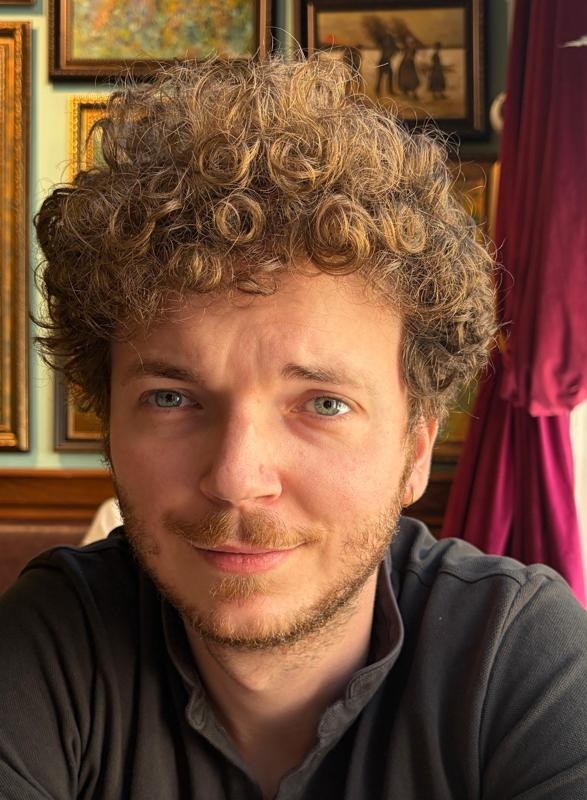
#> input picture .agents/teamwork/teamwork_preview_explorer_survey_2/thumbnails/bust_IMG-20260901-WA0014.jpg, 587 x 800 px, found by its file name
$ python test_grabcut.py
#> lines starting #> are read from the running program, lines starting #| are printed output that depends on the picture; after the words box and inside, x2 and y2 are one past the last pixel; in counts of white or black regions, pixels touching at a corner belong together
import cv2
import numpy as np
from PIL import Image

src_path = r"c:\Users\Thomas Martinez\Documents\GitHub\ConcoursVIE\.agents\teamwork\teamwork_preview_explorer_survey_2\thumbnails\bust_IMG-20260901-WA0014.jpg"
out_path = r"c:\Users\Thomas Martinez\Documents\GitHub\ConcoursVIE\.agents\teamwork\teamwork_preview_explorer_survey_2\thumbnails\test_extracted_alpha.png"

img = cv2.imread(src_path)
#> img is the input picture: shape (800, 587, 3); mean B, G, R 55.5, 76.2, 113.3
h, w = img.shape[:2]
#> h = 800; w = 587

# Initialize mask for GrabCut
mask = np.zeros((h, w), np.uint8)
bgdModel = np.zeros((1, 65), np.float64)
fgdModel = np.zeros((1, 65), np.float64)

# Bounding box containing the person (leaving a 15px border as background)
rect = (15, 15, w - 30, h - 30)
#> rect = (15, 15, 557, 770)

cv2.grabCut(img, mask, rect, bgdModel, fgdModel, 3, cv2.GC_INIT_WITH_RECT)
mask2 = np.where((mask == 2) | (mask == 0), 0, 255).astype('uint8')

# Feather edges slightly
mask_feathered = cv2.GaussianBlur(mask2, (7, 7), 0)
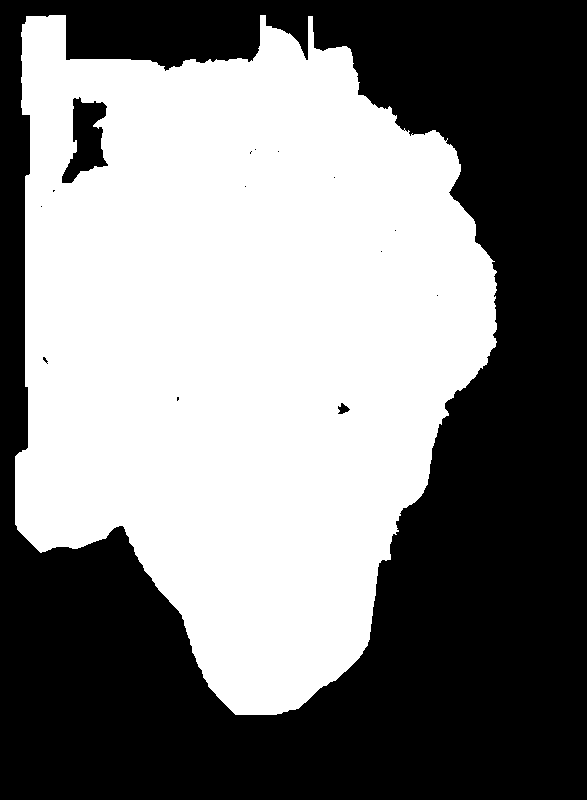
#> mask2: shape (800, 587); 50.2% white; 15 black regions (12 under 20 px), largest, box (x1, y1, x2, y2) and area: (0, 0, 587, 800) 231784, (62, 97, 108, 183) 2179, (338, 403, 350, 414) 76

# Create 4-channel BGRA image
b, g, r = cv2.split(img)
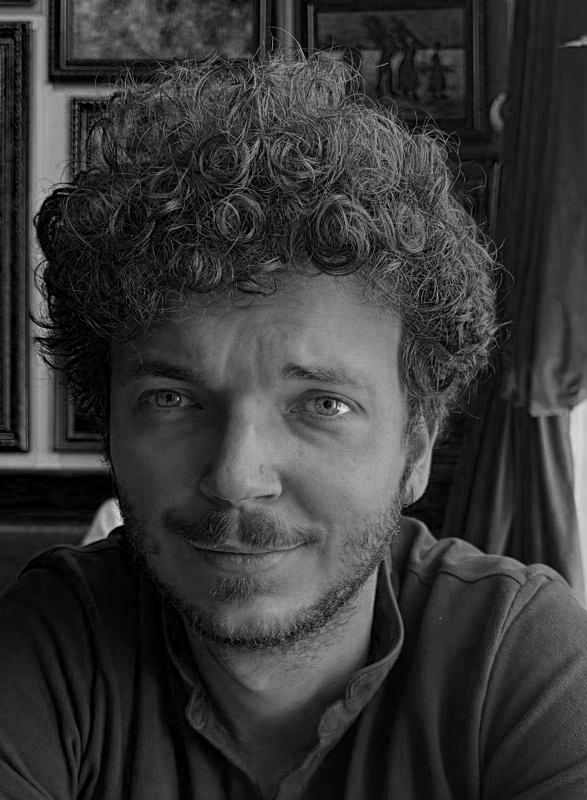
#> b: shape (800, 587); min 0, max 233, mean 55.5
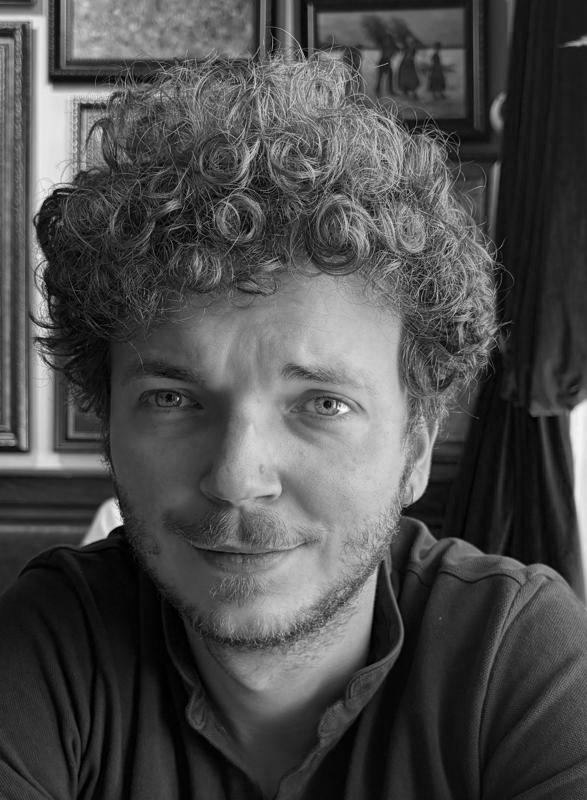
#> g: shape (800, 587); min 0, max 255, mean 76.2
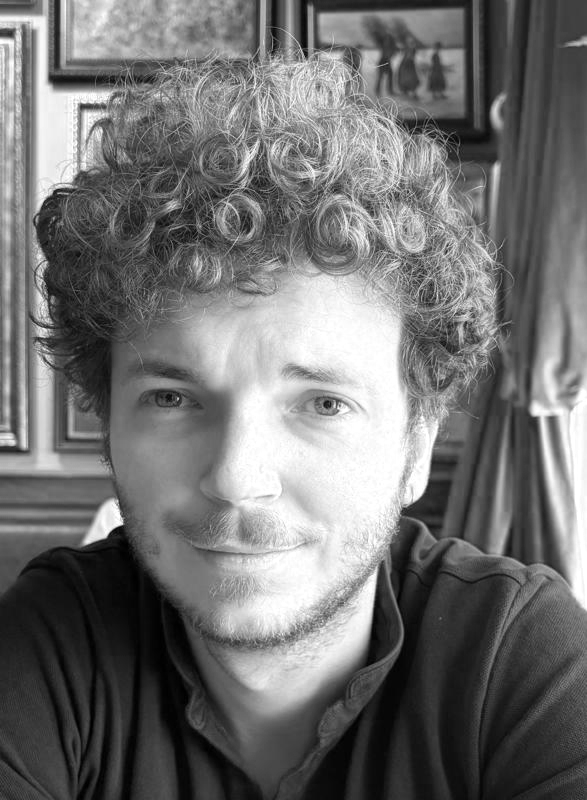
#> r: shape (800, 587); min 0, max 255, mean 113.3
bgra = cv2.merge([b, g, r, mask_feathered])

cv2.imwrite(out_path, bgra)
print(f"Extraction test saved to {out_path}, size={w}x{h}")
#| Extraction test saved to c:\Users\Thomas Martinez\Documents\GitHub\ConcoursVIE\.agents\teamwork\teamwork_preview_explorer_survey_2\thumbnails\test_extracted_alpha.png, size=587x800

$ run again, with .agents/teamwork/teamwork_preview_explorer_survey_2/thumbnails/bust_IMG-20260901-WA0011.jpg copied over .agents/teamwork/teamwork_preview_explorer_survey_2/thumbnails/bust_IMG-20260901-WA0014.jpg
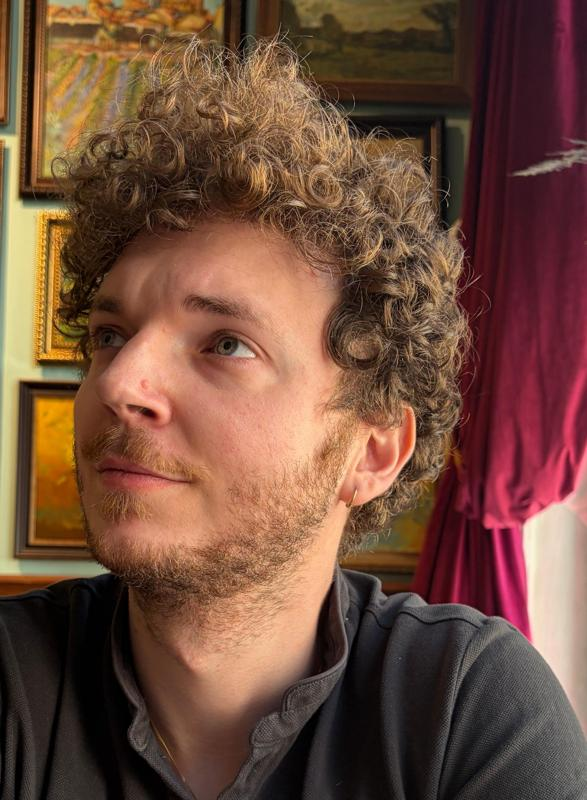
#> input picture .agents/teamwork/teamwork_preview_explorer_survey_2/thumbnails/bust_IMG-20260901-WA0011.jpg, 587 x 800 px, found by its file name
#> img is the input picture: shape (800, 587, 3); mean B, G, R 60.7, 77.7, 114.1
#> `mask_feathered = cv2.GaussianBlur(mask2, (7, 7), 0)`:
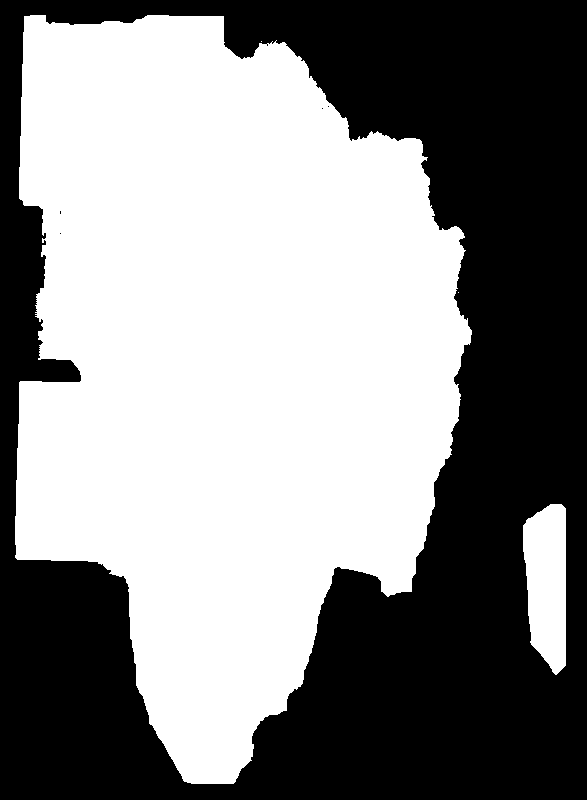
#> mask2: shape (800, 587); 53.4% white; 5 black regions (4 under 20 px), largest, box (x1, y1, x2, y2) and area: (0, 0, 587, 800) 218985
#> `b, g, r = cv2.split(img)`:
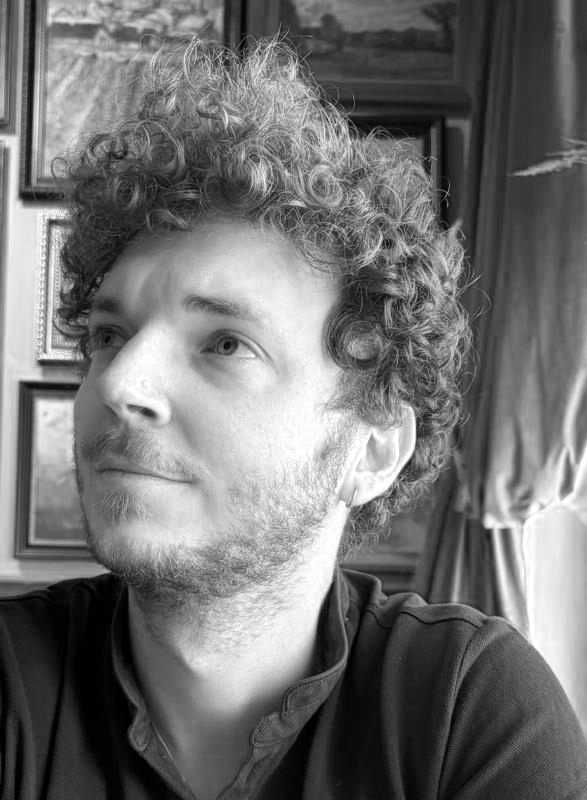
#> r: shape (800, 587); min 0, max 255, mean 114.1
#| Extraction test saved to c:\Users\Thomas Martinez\Documents\GitHub\ConcoursVIE\.agents\teamwork\teamwork_preview_explorer_survey_2\thumbnails\test_extracted_alpha.png, size=587x800

$ run again, with .agents/teamwork/teamwork_preview_explorer_survey_2/thumbnails/bust_IMG-20260901-WA0012.jpg copied over .agents/teamwork/teamwork_preview_explorer_survey_2/thumbnails/bust_IMG-20260901-WA0014.jpg
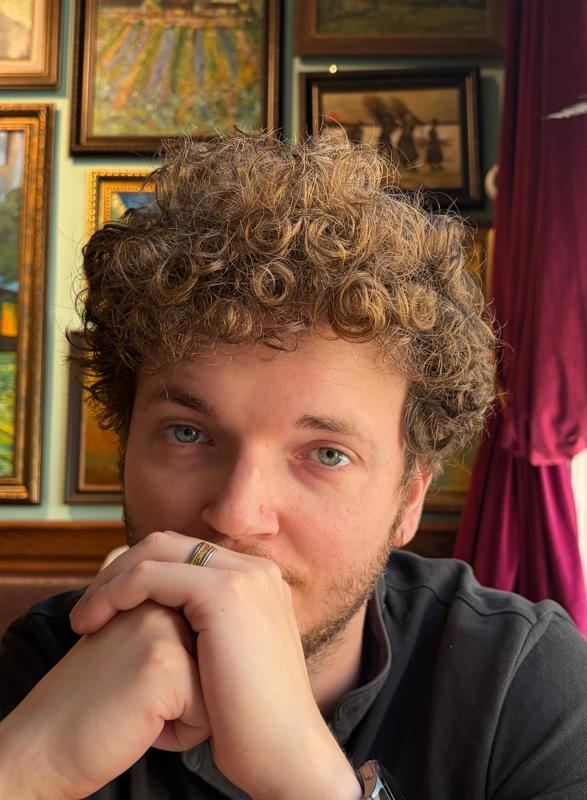
#> input picture .agents/teamwork/teamwork_preview_explorer_survey_2/thumbnails/bust_IMG-20260901-WA0012.jpg, 587 x 800 px, found by its file name
#> img is the input picture: shape (800, 587, 3); mean B, G, R 61.9, 82.1, 118.5
#> `mask_feathered = cv2.GaussianBlur(mask2, (7, 7), 0)`:
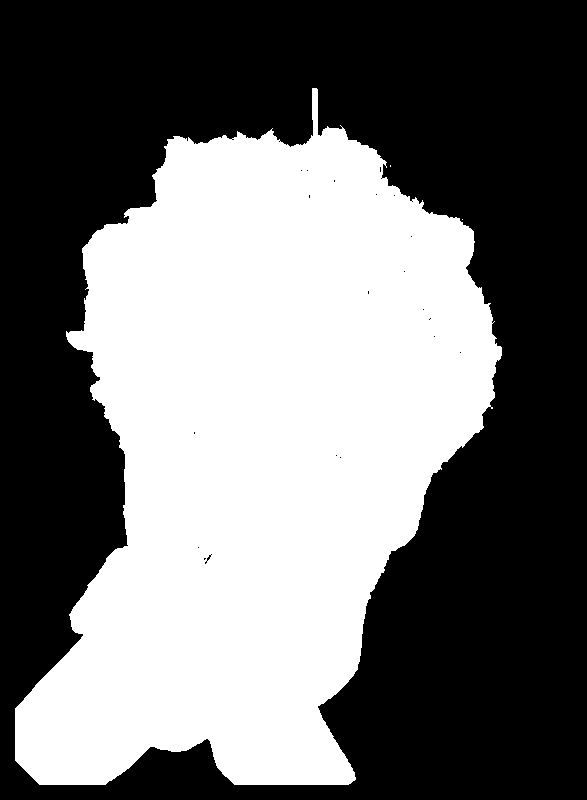
#> mask2: shape (800, 587); 44.3% white; 3 white regions (2 under 20 px), largest, box (x1, y1, x2, y2) and area: (15, 88, 502, 785) 207909
#> `b, g, r = cv2.split(img)`:
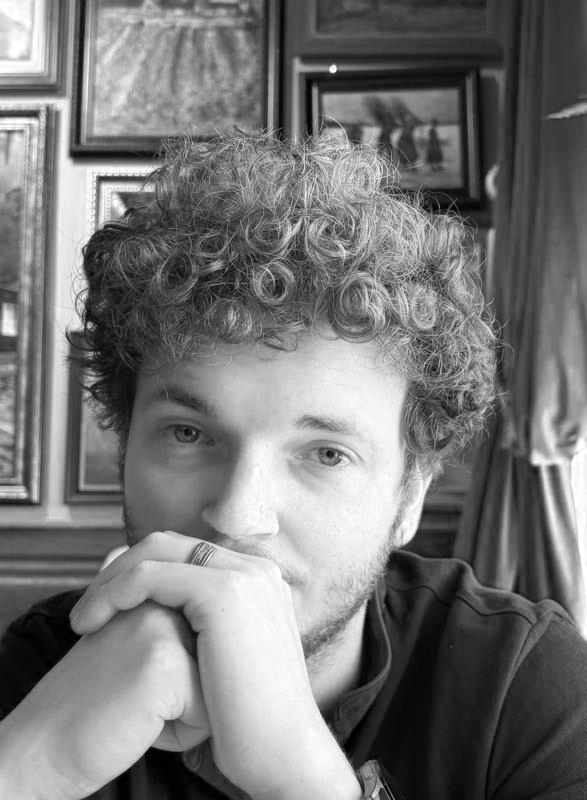
#> r: shape (800, 587); min 0, max 255, mean 118.5
#| Extraction test saved to c:\Users\Thomas Martinez\Documents\GitHub\ConcoursVIE\.agents\teamwork\teamwork_preview_explorer_survey_2\thumbnails\test_extracted_alpha.png, size=587x800

$ run again, with .agents/teamwork/teamwork_preview_explorer_survey_2/thumbnails/bust_IMG-20260901-WA0022.jpg copied over .agents/teamwork/teamwork_preview_explorer_survey_2/thumbnails/bust_IMG-20260901-WA0014.jpg
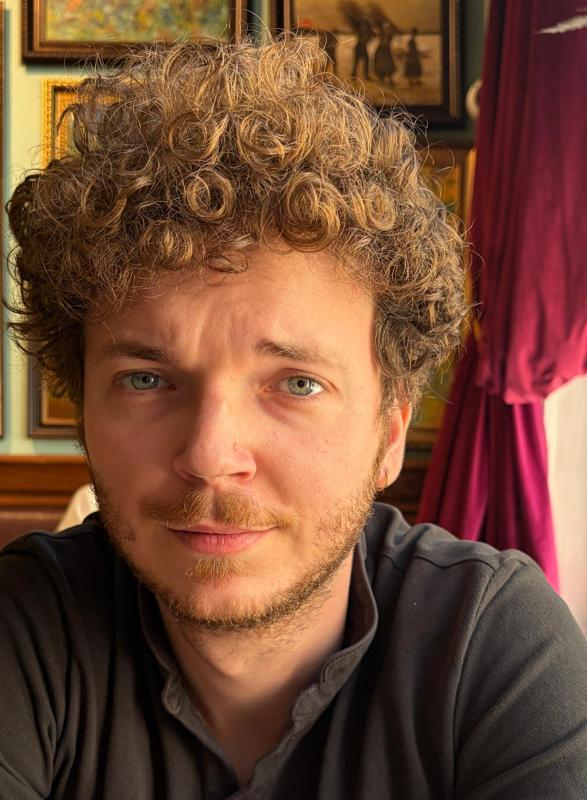
#> input picture .agents/teamwork/teamwork_preview_explorer_survey_2/thumbnails/bust_IMG-20260901-WA0022.jpg, 587 x 800 px, found by its file name
#> img is the input picture: shape (800, 587, 3); mean B, G, R 53.2, 74.4, 115.4
#> `mask_feathered = cv2.GaussianBlur(mask2, (7, 7), 0)`:
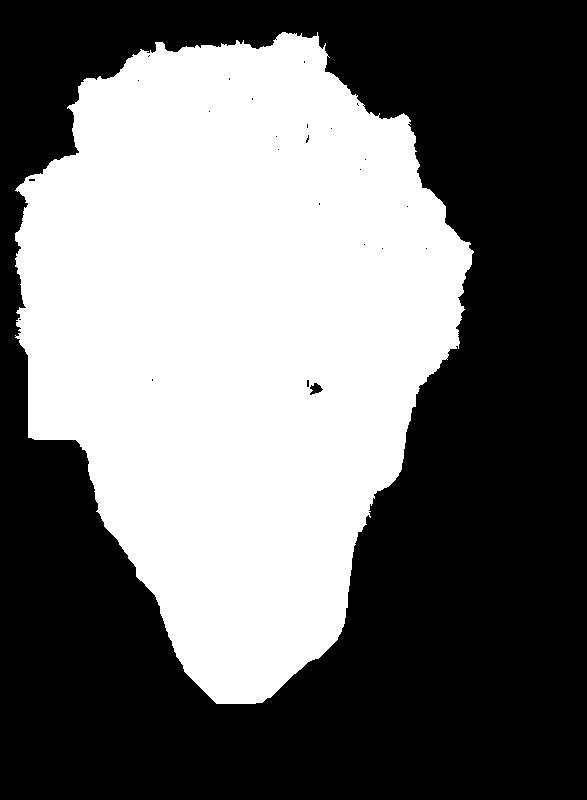
#> mask2: shape (800, 587); 43.8% white; 1 white region, box (x1, y1, x2, y2) and area: (15, 32, 474, 704) 205595
#> `b, g, r = cv2.split(img)`:
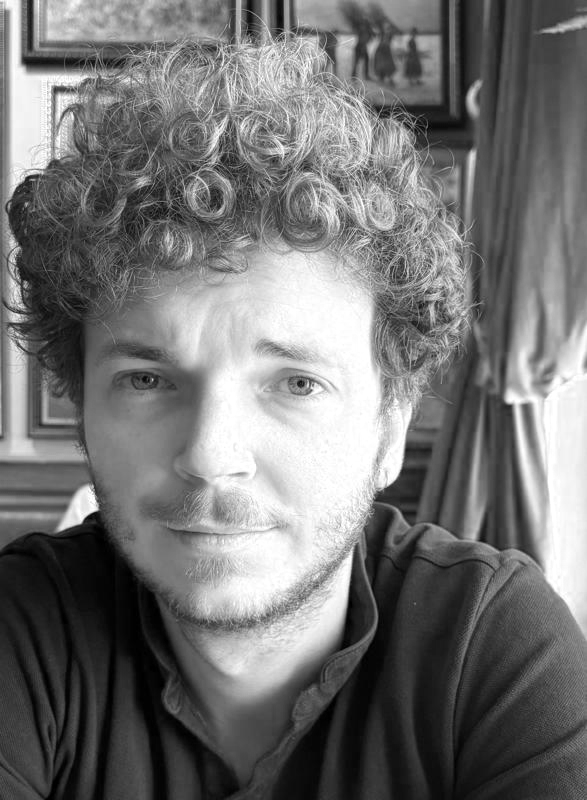
#> r: shape (800, 587); min 0, max 255, mean 115.4
#| Extraction test saved to c:\Users\Thomas Martinez\Documents\GitHub\ConcoursVIE\.agents\teamwork\teamwork_preview_explorer_survey_2\thumbnails\test_extracted_alpha.png, size=587x800
